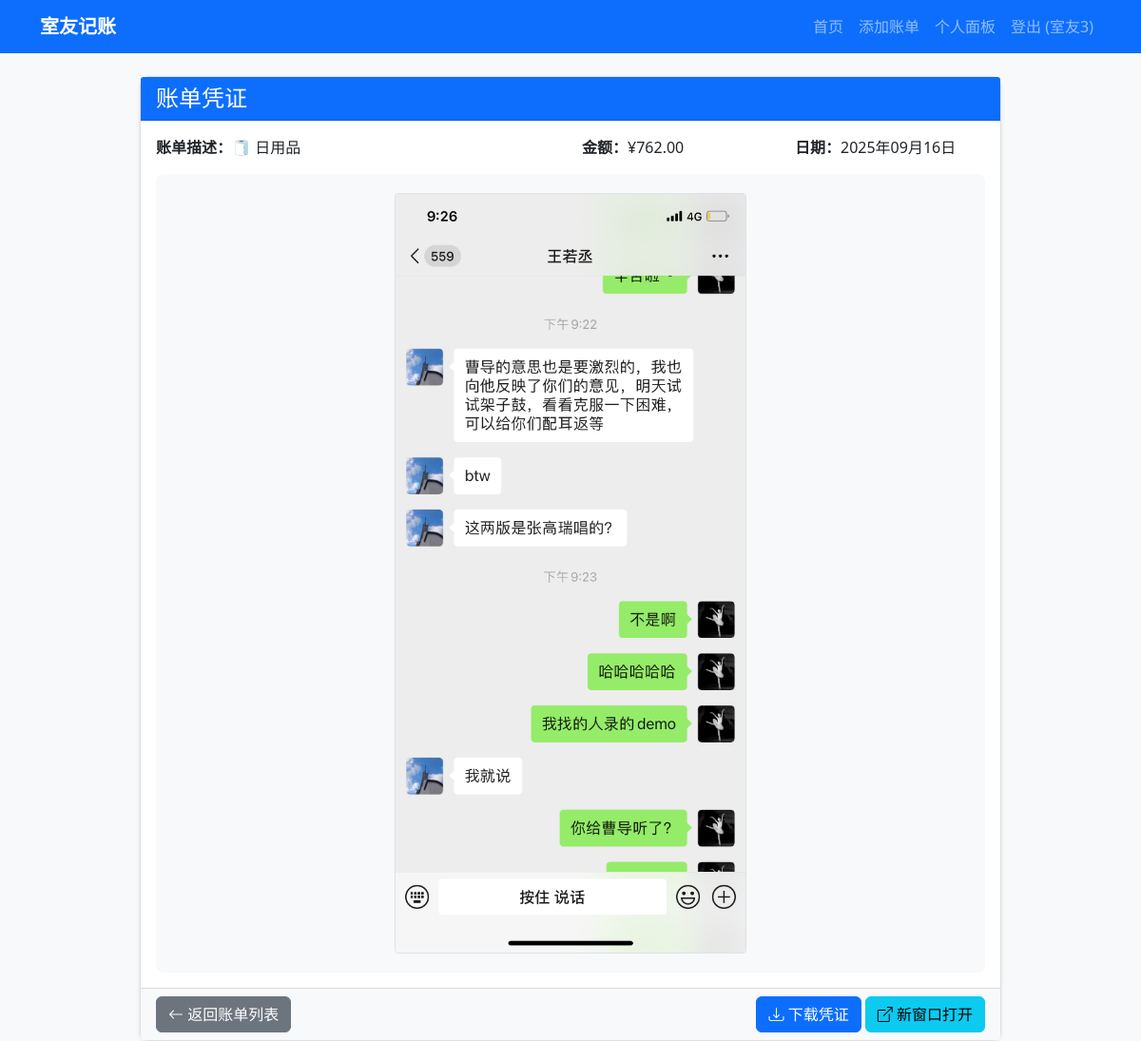
The app's page /view_receipt/2 (signed in) with its own data.
### models.py (models this page shows, shortened)
class User(UserMixin, db.Model):
    id = db.Column(db.Integer, primary_key=True)
    username = db.Column(db.String(80), unique=True, nullable=False)
    password_hash = db.Column(db.String(120), nullable=False)
    display_name = db.Column(db.String(100), nullable=False)
    created_at = db.Column(db.DateTime, default=datetime.utcnow)
    bills_paid = db.relationship('Bill', backref='payer', lazy=True, foreign_keys='Bill.payer_id')
    settlements = db.relationship('Settlement', backref='settler', lazy=True)

class Bill(db.Model):
    id = db.Column(db.Integer, primary_key=True)
    payer_id = db.Column(db.Integer, db.ForeignKey('user.id'), nullable=False)
    amount = db.Column(db.Float, nullable=False)
    description = db.Column(db.String(200), nullable=False)
    date = db.Column(db.DateTime, default=datetime.utcnow)
    participants = db.Column(db.String(50), nullable=False)  # 存储参与人ID，逗号分隔
    is_settled = db.Column(db.Boolean, default=False)
    receipt_filename = db.Column(db.String(200))  # 凭证文件名
    receipt_type = db.Column(db.String(10))  # 文件类型（pdf/image）
    created_at = db.Column(db.DateTime, default=datetime.utcnow)
    settlements = db.relationship('Settlement', backref='bill', lazy=True)
    receipts = db.relationship('Receipt', backref='bill', lazy=True, cascade='all, delete-orphan')
    def get_participants_list(self):
        if self.participants:
            return [int(x) for x in self.participants.split(',') if x.strip()]
        return []

### app.py (the view)
@app.route('/view_receipt/<int:bill_id>')
@login_required
def view_receipt(bill_id):
    bill = Bill.query.get_or_404(bill_id)
    participants = bill.get_participants_list()
    if current_user.id not in participants:
        flash('抱歉，您无权查看此凭证。只有参与该账单分摊的室友才能查看相关凭证文件。')
        return redirect(url_for('index'))
    if not bill.receipt_filename:
        flash('该账单没有凭证')
        return redirect(url_for('index'))
    filepath = f"uploads/receipts/{bill.id}/{bill.receipt_filename}"
    return render_template('view_receipt.html',
                         bill=bill,
                         filepath=filepath)

### app.py (called while the page is built)
@login_manager.user_loader
def load_user(user_id):
    return User.query.get(int(user_id))

### templates/view_receipt.html (shortened to what this page needs)
{% extends "base.html" %}
{% block content %}
<div class="container">
    <div class="row justify-content-center">
        <div class="col-lg-10">
            <div class="card">
                <div class="card-header bg-primary text-white">
                    <h4 class="mb-0">账单凭证</h4>
                </div>
                <div class="card-body">
                    <div class="mb-3">
                        <div class="row">
                            <div class="col-md-6">
                                <strong>账单描述：</strong>{{ bill.description }}
                            </div>
                            <div class="col-md-3">
                                <strong>金额：</strong>¥{{ "%.2f"|format(bill.amount) }}
                            </div>
                            <div class="col-md-3">
                                <strong>日期：</strong>{{ bill.date.strftime('%Y年%m月%d日') }}
                            </div>
                        </div>
                    </div>
                    <div class="receipt-container">
                        {% if bill.receipt_type == 'image' %}
                            <div class="text-center">
                                <img src="{{ url_for('static', filename=filepath) }}"
                                     class="img-fluid border rounded"
                                     alt="账单凭证"
                                     style="max-height: 800px;">
                            </div>
                        {% endif %}
                    </div>
                </div>
                <div class="card-footer bg-light">
                    <div class="d-flex justify-content-between align-items-center">
                        <a href="{{ url_for('index') }}" class="btn btn-secondary">
                            <i class="bi bi-arrow-left"></i> 返回账单列表
                        </a>
                        <div>
                            <a href="{{ url_for('static', filename=filepath) }}"
                               class="btn btn-primary"
                               download="{{ bill.description }}_凭证">
                                <i class="bi bi-download"></i> 下载凭证
                            </a>
                            <a href="{{ url_for('static', filename=filepath) }}"
                               class="btn btn-info"
                               target="_blank">
                                <i class="bi bi-box-arrow-up-right"></i> 新窗口打开
                            </a>
                        </div>
                    </div>
                </div>
            </div>
        </div>
    </div>
</div>
{% endblock %}

### templates/base.html (shortened to what this page needs)
<!DOCTYPE html>
<html lang="zh-CN">
<head>
    <link href="https://cdn.jsdelivr.net/npm/bootstrap@5.1.3/dist/css/bootstrap.min.css" rel="stylesheet">
    <link href="https://cdn.jsdelivr.net/npm/bootstrap-icons@1.10.0/font/bootstrap-icons.css" rel="stylesheet">
    <link href="{{ url_for('static', filename='css/style.css') }}" rel="stylesheet">
</head>
<body>
    {% if current_user.is_authenticated %}
    <nav class="navbar navbar-expand-lg navbar-dark bg-primary">
        <div class="container">
            <a class="navbar-brand" href="{{ url_for('index') }}">室友记账</a>
            <div class="navbar-nav ms-auto">
                <a class="nav-link" href="{{ url_for('index') }}">首页</a>
                <a class="nav-link" href="{{ url_for('add_bill') }}">添加账单</a>
                <a class="nav-link" href="{{ url_for('dashboard') }}">个人面板</a>
                <a class="nav-link" href="{{ url_for('logout') }}">登出 ({{ current_user.display_name }})</a>
            </div>
        </div>
    </nav>
    {% endif %}
    <div class="container mt-4">
        {% block content %}{% endblock %}
    </div>
</body>
</html>

### static/css/style.css (style rules this page uses)
body { background-color: #f8f9fa; }
.card { border-radius: 10px; box-shadow: 0 2px 4px rgba(0,0,0,0.1); transition: transform 0.2s; }
.navbar-brand { font-weight: bold; }
.btn { border-radius: 6px; }
.fade-in { animation: fadeIn 0.5s ease-in; }

### templates/view_receipt.html (style rules this page uses)
.receipt-container { background: #f8f9fa; padding: 20px; border-radius: 8px; }

### records on screen
User: display_name "室友3"
Bill: description "🧻 日用品", amount "762.00", date "2025年09月16日"
